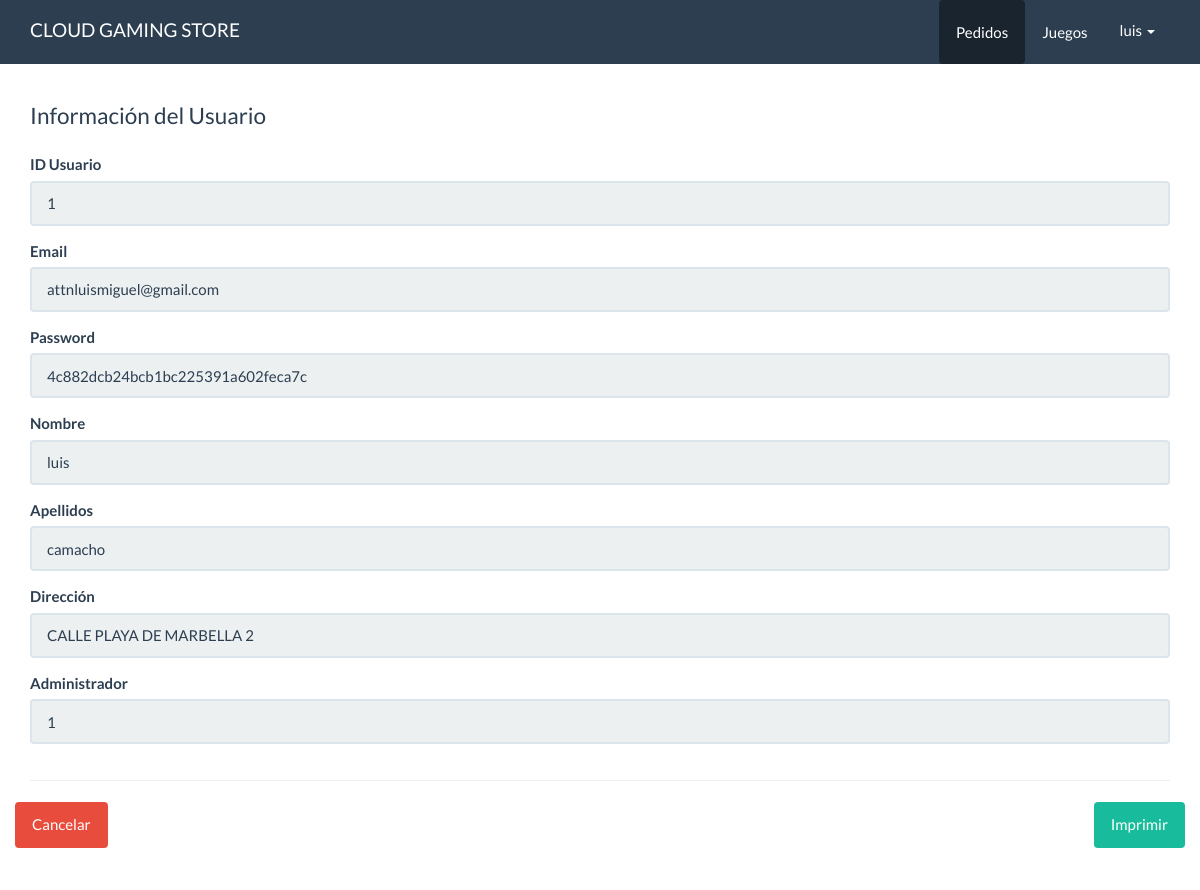
The app's page /TiendaOnline/panel/verUsuario.php?USUARIO_ID_USUARIO=1 (signed in), older data.
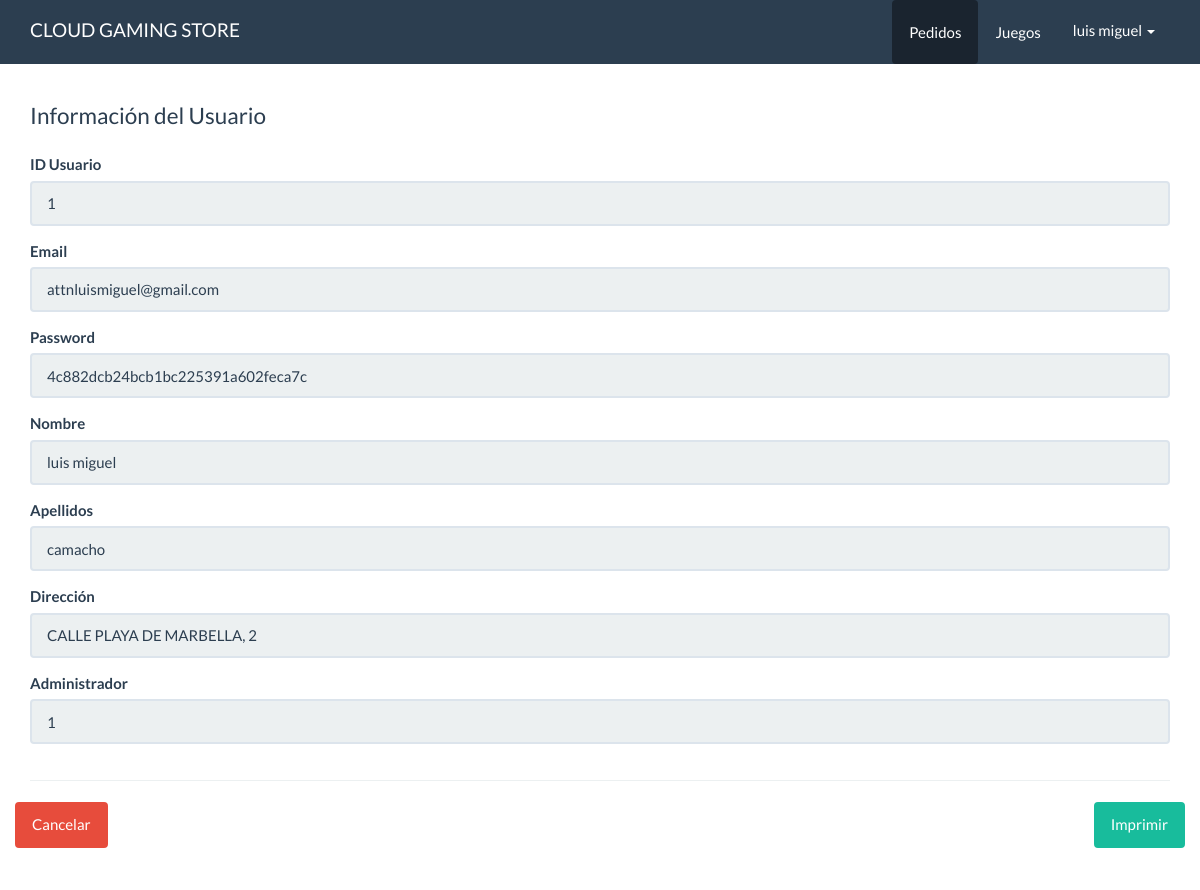
The same page, newer data.
### tables this page shows
CREATE TABLE `usuario` (
  `ID_USUARIO` int(10) NOT NULL,
  `EMAIL` varchar(50) NOT NULL,
  `PASSWORD` varchar(50) NOT NULL,
  `NOMBRE` varchar(25) NOT NULL,
  `APELLIDOS` varchar(25) NOT NULL,
  `DIRECCION` varchar(100) NOT NULL,
  `ADMIN` int(1) NOT NULL
);

### TiendaOnline/src/Usuario.php (called while the page is built, shortened)
<?php
class Usuario{
    private $cn = null;
    public function __construct(){
        $this->config = parse_ini_file(__DIR__.'/../config.ini') ;
        $this->cn = new \PDO( $this->config['dns'], $this->config['usuario'],$this->config['clave'],array(
            \PDO::MYSQL_ATTR_INIT_COMMAND => 'SET NAMES utf8'
        ));
    }
    public function mostrarPorId($id){
        $sql = "SELECT * FROM `usuario` WHERE `ID_USUARIO`=:USUARIO_ID_USUARIO ";
        $resultado = $this->cn->prepare($sql);
        $_array = array(
            "USUARIO_ID_USUARIO" =>  $id
        );
        if($resultado->execute($_array))
            return $resultado->fetch();
        return false;
    }
}

### TiendaOnline/panel/verUsuario.php (the view, shortened to what this page needs)
<!DOCTYPE html>
<html lang="en">
<head>
    <link rel="stylesheet" href="../assets/css/bootstrap.min.css">
    <link rel="stylesheet" href="../assets/css/estilos.css">
</head>
<body>
    <nav class="navbar navbar-default navbar-fixed-top">
      <div class="container">
        <div class="navbar-header">
          <a class="navbar-brand" href="./mainpanel.php">CLOUD GAMING STORE</a>
        </div>
        <div id="navbar" class="navbar-collapse collapse">
          <ul class="nav navbar-nav pull-right">
            <li class="active">
              <a href="./pedidos/index.php" class="btn">Pedidos</a>
            </li>
            <li>
              <a href="./juegos/index.php" class="btn">Juegos</a>
            </li>
            <li class="dropdown">
                <a href="#" class="dropdown-toggle" data-toggle="dropdown" role="button" aria-haspopup="true" aria-expanded="false">
                  <?php print $_SESSION['usuario_info']['NOMBRE'] ?> <span class="caret"></span></a>
            </li>
          </ul>
        </div>
      </div>
    </nav>
    <div class="container" id="main">
        <div class="row">
          <div class="col-md-12">
            <fieldset>
                <?php
                    $id = $_GET['USUARIO_ID_USUARIO'];
                    $cliente = new tonline\Usuario;
                    $info_cliente = $cliente->mostrarPorId($id);
                ?>
                <legend>Información del Usuario</legend>
                <div class="form-group">
                    <label>ID Usuario</label>
                    <input value="<?php print $info_cliente['ID_USUARIO'] ?>" type="text" class="form-control" readonly>
                </div>
                <div class="form-group">
                    <label>Email</label>
                    <input value="<?php print $info_cliente['EMAIL'] ?>" type="text" class="form-control" readonly>
                </div>
                <div class="form-group">
                    <label>Password</label>
                    <input value="<?php print $info_cliente['PASSWORD'] ?>" type="text" class="form-control" readonly>
                </div>
                <div class="form-group">
                    <label>Nombre</label>
                    <input value="<?php print $info_cliente['NOMBRE'] ?>" type="text" class="form-control" readonly>
                </div>
                <div class="form-group">
                    <label>Apellidos</label>
                    <input value="<?php print $info_cliente['APELLIDOS'] ?>" type="text" class="form-control" readonly>
                </div>
                <div class="form-group">
                    <label>Dirección</label>
                    <input value="<?php print $info_cliente['DIRECCION'] ?>" type="text" class="form-control" readonly>
                </div>
                <div class="form-group">
                    <label>Administrador</label>
                    <input value="<?php print $info_cliente['ADMIN'] ?>" type="text" class="form-control" readonly>
                </div>
          </div>
        </div>
        <hr>
        <div class="row">
          <div class="pull-left">
               <a href="./mainpanel.php" class="btn btn-danger hidden-print">Cancelar</a>
          </div>
          <div class="pull-right">
              <a href="javascript:;" id="btnImprimir" class="btn btn-success hidden-print">Imprimir</a>
          </div>
        </div>
        <br><br>
    </div>
</body>
</html>

Row changes from the older to the newer data that the page shows:
changed usuario "attnluismiguel@gmail.com": NOMBRE "luis" → "luis miguel"; DIRECCION "CALLE PLAYA DE MARBELLA 2" → "CALLE PLAYA DE MARBELLA, 2"
Text that changed along with them:
$_SESSION['usuario_info']['NOMBRE']: "luis" → "luis miguel"
